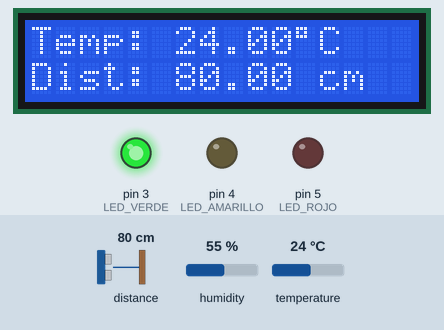
Recording of a sketch running on a simulated Arduino Uno, built with avr-gcc and run on an emulated ATmega328P. Parts: 16×2 character LCD, output pins drawn as LEDs (lit = HIGH). Dashed ring = blinking. The test bench sets the inputs (shaded band); at power-on: temperature 24 °C, distance to the obstacle 80 cm, humidity 55 %.

Above: at 1.3 s.
1.4 s: temperature set to 5 °C
At 2.3 s:
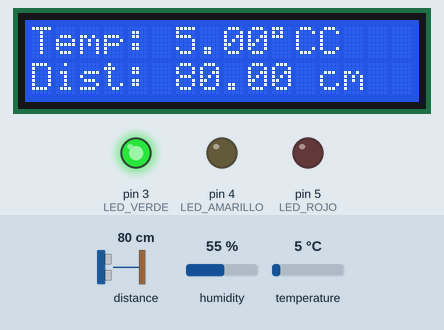
3.4 s: distance to the obstacle set to 14 cm
At 4.8 s:
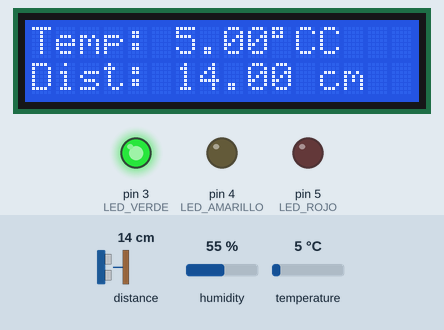
5.2 s: distance to the obstacle set to 11 cm
At 8.2 s:
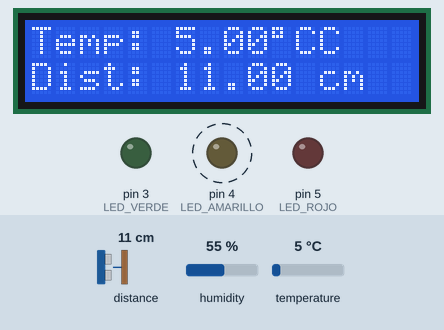
8.4 s: distance to the obstacle set to 2 cm
At 9.0 s:
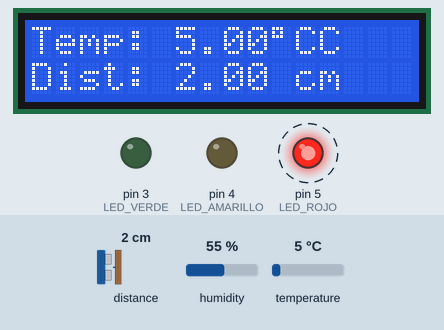
11.6 s: temperature set to 12 °C
At 13.1 s:
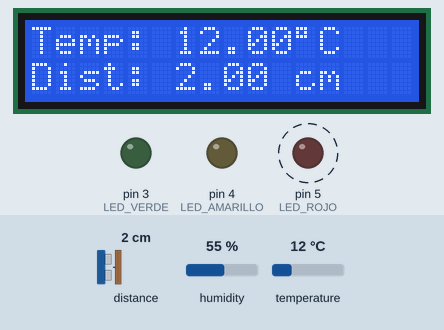
14.8 s: distance to the obstacle set to 9 cm
At 15.3 s:
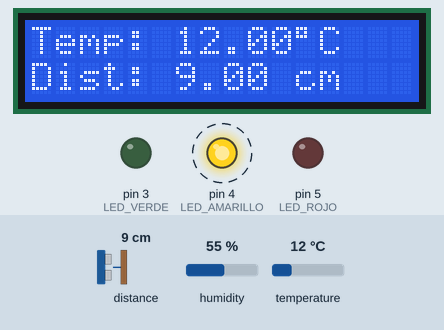
Timing chart, 0 to 19.0 s (numbered marks = the images above; inputs shaded):
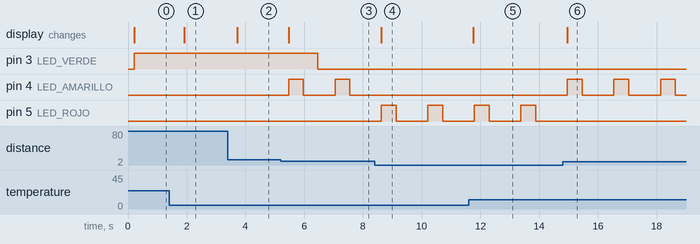

Measured:
- the behaviour switches between 13 and 12 cm on distance to the obstacle (found by bisection; images 2 and 3)
- after the input at 1.4 s, the display: changes after 0.52 s (image 1)
- after the input at 3.4 s, the display: changes after 0.31 s (image 2)
- after the input at 5.2 s, pin 3 (LED_VERDE): HIGH → LOW after 1.3 s; pin 4 (LED_AMARILLO): alternates HIGH for 0.50 s and LOW for 1.1 s, starting after 0.27 s; the display: changes after 0.27 s (image 3)
- after the input at 8.4 s, pin 4 (LED_AMARILLO): stops changing and stays LOW; pin 5 (LED_ROJO): alternates HIGH for 0.50 s and LOW for 1.1 s, starting after 0.23 s; the display: changes after 0.23 s (image 4)
- after the input at 11.6 s, the display: changes after 0.15 s (image 5)
- after the input at 14.8 s, pin 4 (LED_AMARILLO): alternates HIGH for 0.50 s and LOW for 1.1 s, starting after 0.16 s; pin 5 (LED_ROJO): stops changing and stays LOW; the display: changes after 0.16 s (image 6)

The sketch:

Temperatura_y_distancia.ino
```cpp
#include <dht.h>
#include <LiquidCrystal_I2C.h>
#include <VL53L0X.h>

LiquidCrystal_I2C lcd(0X27,16,2);
dht DHT;
#define DHT11_PIN 7
VL53L0X sensor;

#define LED_ROJO 5
#define LED_AMARILLO 4
#define LED_VERDE 3

void setup() {
  lcd.init();
  lcd.backlight();
  lcd.begin(16, 2);

  sensor.init();
  sensor.setTimeout(500);
  sensor.startContinuous();

  pinMode(LED_ROJO, OUTPUT);
  pinMode(LED_AMARILLO, OUTPUT);
  pinMode(LED_VERDE, OUTPUT);
}

void loop() {
  int chk = DHT.read11(DHT11_PIN);
  lcd.setCursor(0,0);
  lcd.print("Temp: ");
  lcd.print(DHT.temperature);
  lcd.print((char)223);
  lcd.print("C");

  int distance_mm = sensor.readRangeContinuousMillimeters();
  float distance_cm = distance_mm / 10.0;

  if (sensor.timeoutOccurred()) {
    lcd.setCursor(0,1);
    lcd.print("Error      ");
  } else {
    lcd.setCursor(0,1);
    lcd.print("Dist: ");
    lcd.print(distance_cm);
    lcd.print(" cm ");
  }

  if (distance_cm < 6) {
    digitalWrite(LED_ROJO, HIGH);
    delay(500);
    digitalWrite(LED_ROJO, LOW);
    delay(500);
    digitalWrite(LED_AMARILLO, LOW);
    digitalWrite(LED_VERDE, LOW);
  } else if (distance_cm >= 6.1 && distance_cm <= 12) {
    digitalWrite(LED_AMARILLO, HIGH);
    delay(500);
    digitalWrite(LED_AMARILLO, LOW);
    delay(500);
    digitalWrite(LED_ROJO, LOW);
    digitalWrite(LED_VERDE, LOW);
  } else if (distance_cm > 12) {
    digitalWrite(LED_VERDE, HIGH);
    digitalWrite(LED_ROJO, LOW);
    digitalWrite(LED_AMARILLO, LOW);
  }

  delay(500); // Retardo adicional para estabilizar la lectura
}
```
